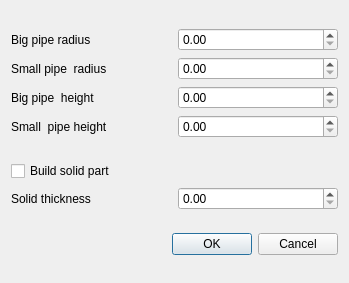
<?xml version="1.0" encoding="UTF-8"?>
<ui version="4.0">
 <class>Dialog</class>
 <widget class="QDialog" name="Dialog">
  <property name="geometry">
   <rect>
    <x>0</x>
    <y>0</y>
    <width>349</width>
    <height>283</height>
   </rect>
  </property>
  <property name="windowTitle">
   <string>Dialog</string>
  </property>
  <layout class="QGridLayout" name="gridLayout_3">
   <item row="0" column="0">
    <layout class="QGridLayout" name="gridLayout">
     <item row="2" column="1">
      <widget class="QDoubleSpinBox" name="doubleSpinBox_2"/>
     </item>
     <item row="0" column="0">
      <widget class="QLabel" name="label">
       <property name="text">
        <string>Big pipe radius</string>
       </property>
      </widget>
     </item>
     <item row="3" column="1">
      <widget class="QDoubleSpinBox" name="doubleSpinBox_3"/>
     </item>
     <item row="4" column="1">
      <widget class="QDoubleSpinBox" name="doubleSpinBox_4"/>
     </item>
     <item row="0" column="1">
      <widget class="QDoubleSpinBox" name="doubleSpinBox"/>
     </item>
     <item row="3" column="0">
      <widget class="QLabel" name="label_3">
       <property name="text">
        <string>Big pipe  height</string>
       </property>
      </widget>
     </item>
     <item row="2" column="0">
      <widget class="QLabel" name="label_2">
       <property name="text">
        <string>Small pipe  radius</string>
       </property>
      </widget>
     </item>
     <item row="4" column="0">
      <widget class="QLabel" name="label_4">
       <property name="text">
        <string>Small  pipe height</string>
       </property>
      </widget>
     </item>
    </layout>
   </item>
   <item row="1" column="0">
    <layout class="QGridLayout" name="gridLayout_2">
     <item row="0" column="0">
      <widget class="QCheckBox" name="checkBox">
       <property name="text">
        <string>Build solid part</string>
       </property>
      </widget>
     </item>
     <item row="1" column="0">
      <widget class="QLabel" name="label_5">
       <property name="text">
        <string>Solid thickness</string>
       </property>
      </widget>
     </item>
     <item row="1" column="1">
      <widget class="QDoubleSpinBox" name="doubleSpinBox_5"/>
     </item>
    </layout>
   </item>
   <item row="2" column="0">
    <widget class="QDialogButtonBox" name="buttonBox">
     <property name="orientation">
      <enum>Qt::Horizontal</enum>
     </property>
     <property name="standardButtons">
      <set>QDialogButtonBox::Cancel|QDialogButtonBox::Ok</set>
     </property>
    </widget>
   </item>
  </layout>
 </widget>
 <resources/>
 <connections>
  <connection>
   <sender>buttonBox</sender>
   <signal>accepted()</signal>
   <receiver>Dialog</receiver>
   <slot>accept()</slot>
   <hints>
    <hint type="sourcelabel">
     <x>205</x>
     <y>241</y>
    </hint>
    <hint type="destinationlabel">
     <x>157</x>
     <y>250</y>
    </hint>
   </hints>
  </connection>
  <connection>
   <sender>buttonBox</sender>
   <signal>rejected()</signal>
   <receiver>Dialog</receiver>
   <slot>reject()</slot>
   <hints>
    <hint type="sourcelabel">
     <x>205</x>
     <y>241</y>
    </hint>
    <hint type="destinationlabel">
     <x>214</x>
     <y>250</y>
    </hint>
   </hints>
  </connection>
  <connection>
   <sender>checkBox</sender>
   <signal>clicked(bool)</signal>
   <receiver>label_5</receiver>
   <slot>setEnabled(bool)</slot>
   <hints>
    <hint type="sourcelabel">
     <x>89</x>
     <y>184</y>
    </hint>
    <hint type="destinationlabel">
     <x>107</x>
     <y>205</y>
    </hint>
   </hints>
  </connection>
  <connection>
   <sender>checkBox</sender>
   <signal>clicked(bool)</signal>
   <receiver>doubleSpinBox_5</receiver>
   <slot>setEnabled(bool)</slot>
   <hints>
    <hint type="sourcelabel">
     <x>140</x>
     <y>178</y>
    </hint>
    <hint type="destinationlabel">
     <x>277</x>
     <y>212</y>
    </hint>
   </hints>
  </connection>
 </connections>
</ui>
